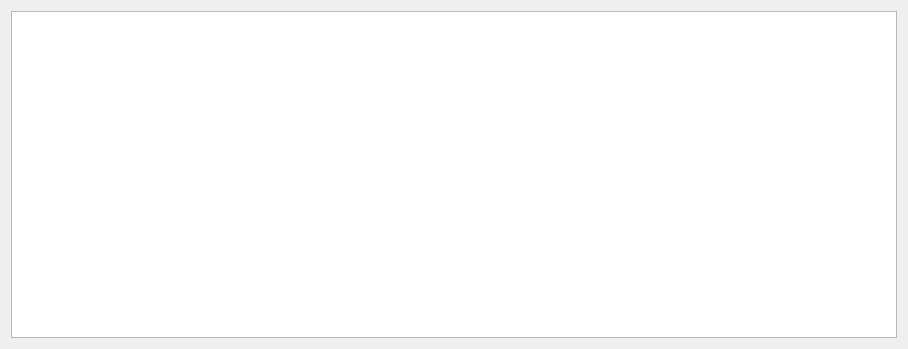
<?xml version="1.0" encoding="UTF-8"?>
<ui version="4.0">
 <class>Form</class>
 <widget class="QWidget" name="Form">
  <property name="geometry">
   <rect>
    <x>0</x>
    <y>0</y>
    <width>908</width>
    <height>349</height>
   </rect>
  </property>
  <property name="windowTitle">
   <string>Form</string>
  </property>
  <layout class="QGridLayout" name="gridLayout">
   <item row="0" column="0">
    <widget class="PlotWidget" name="graphicsView"/>
   </item>
  </layout>
 </widget>
 <customwidgets>
  <customwidget>
   <class>PlotWidget</class>
   <extends>QGraphicsView</extends>
   <header>pyqtgraph</header>
  </customwidget>
 </customwidgets>
 <resources/>
 <connections/>
</ui>
